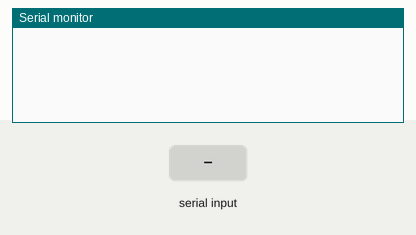
A sketch run on a simulated Arduino Uno, built with avr-gcc and run on an emulated ATmega328P. Parts: the last lines printed to the serial monitor. Inputs (shaded band) come from the test bench.

Above: at 1.2 s.
1.3 s: "cook" received over Serial
At 3.0 s:
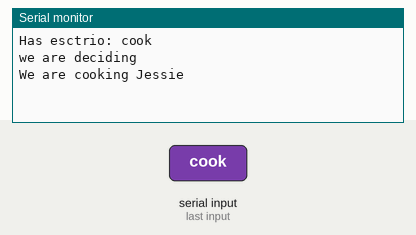
3.8 s: "1" received over Serial
At 5.3 s:
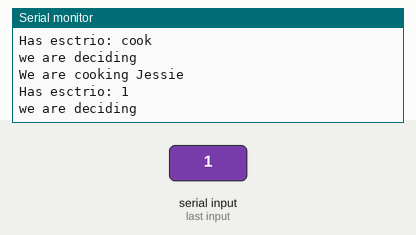

The sketch:

cooking-system1.ino
```cpp
//cooking system 1
void setup() {
  Serial.begin(9600);
}

void loop() {
  String input = Serial.readString();
  if (input != "") {
    Serial.println();
    Serial.print("Has esctrio: ");
    Serial.println(input);
    input.trim();
    decide(input);
  }
}

void decide(String input) {
  Serial.println("we are deciding");
  if (input == "cook") {
    cook();
  }
}

void cook() {
  Serial.println("We are cooking Jessie");
}
```

Measured:
- after the input at 1.3 s, the serial monitor: prints a new line after 1.0 s (image 1)
- after the input at 3.8 s, the serial monitor: prints a new line after 1.0 s (image 2)
